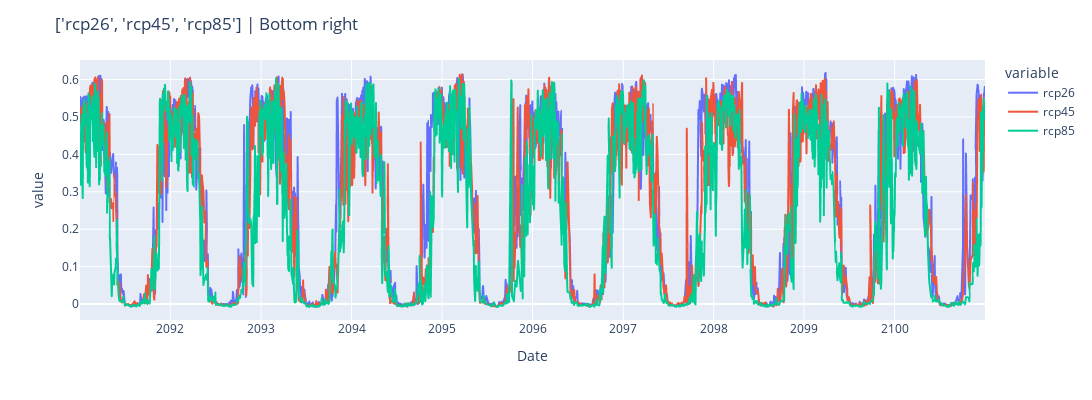

Write notebook code for a chart like this one.
### Code cell
# bottom right
temp_lat =  lats[1]
temp_lon = lons[-4]
comparison_df_1 = comparison_df[(comparison_df['Latitude'] ==  temp_lat) & (comparison_df['Longitude'] == temp_lon)]
comparison_df_1, scale = comparison_df_1.sort_values(by='Date'), "Bottom right"
fig = px.line(comparison_df_1, x="Date" , y = scenario_array)
fig.update_layout(title=f'{scenario_array} | {scale}', width = 1800, height = 400)

plotly_image_path = os.path.join(folder_name, f"{scale}.png")
fig.write_image(plotly_image_path)

fig

### Figure 1 — Plotly figure (JSON) as saved in the notebook; plotly's stock layout.template omitted (floating-point values rounded to 4 significant figures; data arrays with more than 128 entries replaced by an {"elided": "..."} marker saying what was removed)
{"data": [{"hovertemplate": "variable=rcp26<br>Date=%{x}<br>value=%{y}<extra></extra>", "legendgroup": "rcp26", "line": {"color": "#636efa", "dash": "solid"}, "marker": {"symbol": "circle"}, "mode": "lines", "name": "rcp26", "showlegend": true, "type": "scattergl", "x": {"elided": "2268 str values"}, "xaxis": "x", "y": {"elided": "2268 float values"}, "yaxis": "y"}, {"hovertemplate": "variable=rcp45<br>Date=%{x}<br>value=%{y}<extra></extra>", "legendgroup": "rcp45", "line": {"color": "#EF553B", "dash": "solid"}, "marker": {"symbol": "circle"}, "mode": "lines", "name": "rcp45", "showlegend": true, "type": "scattergl", "x": {"elided": "2268 str values"}, "xaxis": "x", "y": {"elided": "2268 float values"}, "yaxis": "y"}, {"hovertemplate": "variable=rcp85<br>Date=%{x}<br>value=%{y}<extra></extra>", "legendgroup": "rcp85", "line": {"color": "#00cc96", "dash": "solid"}, "marker": {"symbol": "circle"}, "mode": "lines", "name": "rcp85", "showlegend": true, "type": "scattergl", "x": {"elided": "2268 str values"}, "xaxis": "x", "y": {"elided": "2268 float values"}, "yaxis": "y"}], "layout": {"height": 400, "legend": {"title": {"text": "variable"}, "tracegroupgap": 0}, "margin": {"t": 60}, "title": {"text": "['rcp26', 'rcp45', 'rcp85'] | Bottom right"}, "width": 1800, "xaxis": {"anchor": "y", "domain": [0, 1], "title": {"text": "Date"}}, "yaxis": {"anchor": "x", "domain": [0, 1], "title": {"text": "value"}}}}
